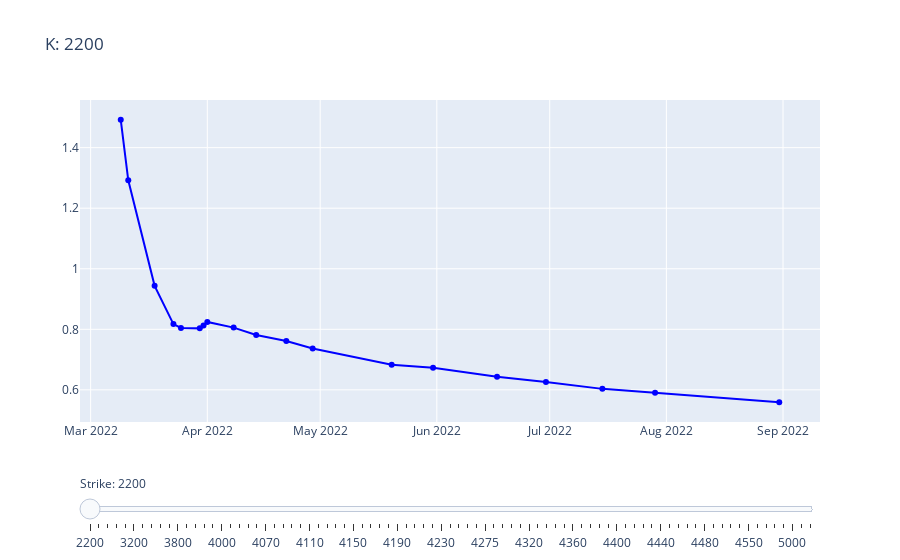
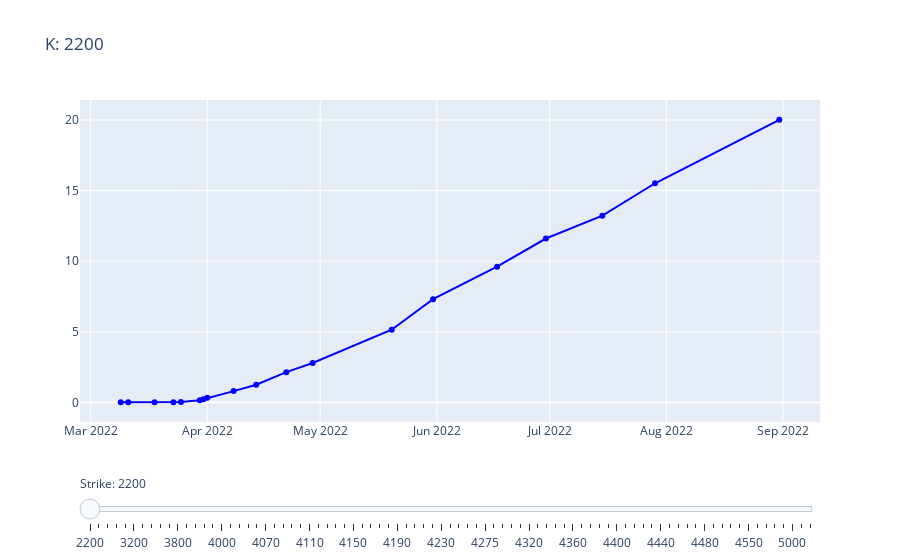

Notebook code for these charts, in order:
### Code cell
nb.plot_strike_iv()
nb.plot_strike_price()
